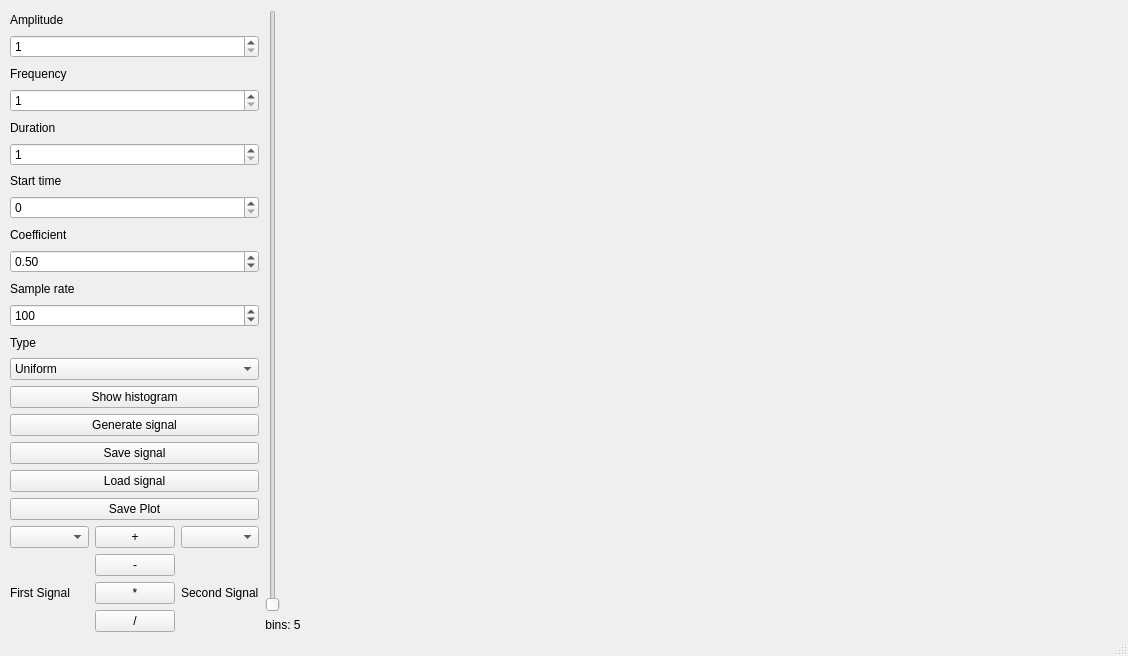
<?xml version="1.0" encoding="UTF-8"?>
<ui version="4.0">
 <class>MainWindow</class>
 <widget class="QMainWindow" name="MainWindow">
  <property name="geometry">
   <rect>
    <x>0</x>
    <y>0</y>
    <width>1128</width>
    <height>656</height>
   </rect>
  </property>
  <property name="sizePolicy">
   <sizepolicy hsizetype="Fixed" vsizetype="Fixed">
    <horstretch>0</horstretch>
    <verstretch>0</verstretch>
   </sizepolicy>
  </property>
  <property name="minimumSize">
   <size>
    <width>1128</width>
    <height>656</height>
   </size>
  </property>
  <property name="maximumSize">
   <size>
    <width>1128</width>
    <height>656</height>
   </size>
  </property>
  <property name="windowTitle">
   <string>MainWindow</string>
  </property>
  <widget class="QWidget" name="centralwidget">
   <widget class="QWidget" name="plots" native="true">
    <property name="geometry">
     <rect>
      <x>310</x>
      <y>10</y>
      <width>801</width>
      <height>621</height>
     </rect>
    </property>
   </widget>
   <widget class="QWidget" name="horizontalLayoutWidget">
    <property name="geometry">
     <rect>
      <x>10</x>
      <y>10</y>
      <width>291</width>
      <height>622</height>
     </rect>
    </property>
    <layout class="QHBoxLayout" name="horizontalLayout_2">
     <item>
      <layout class="QVBoxLayout" name="verticalLayout">
       <item>
        <widget class="QLabel" name="ampLabel">
         <property name="text">
          <string>Amplitude</string>
         </property>
        </widget>
       </item>
       <item>
        <widget class="QSpinBox" name="amplitude">
         <property name="minimum">
          <number>1</number>
         </property>
         <property name="maximum">
          <number>2147483647</number>
         </property>
        </widget>
       </item>
       <item>
        <widget class="QLabel" name="freqLabel">
         <property name="text">
          <string>Frequency</string>
         </property>
        </widget>
       </item>
       <item>
        <widget class="QSpinBox" name="frequency">
         <property name="minimum">
          <number>1</number>
         </property>
         <property name="maximum">
          <number>2147483647</number>
         </property>
        </widget>
       </item>
       <item>
        <widget class="QLabel" name="durLabel">
         <property name="text">
          <string>Duration</string>
         </property>
        </widget>
       </item>
       <item>
        <widget class="QSpinBox" name="duration">
         <property name="minimum">
          <number>1</number>
         </property>
         <property name="maximum">
          <number>2147483647</number>
         </property>
        </widget>
       </item>
       <item>
        <widget class="QLabel" name="startTimeLabel">
         <property name="text">
          <string>Start time</string>
         </property>
        </widget>
       </item>
       <item>
        <widget class="QSpinBox" name="startTime">
         <property name="minimum">
          <number>0</number>
         </property>
         <property name="maximum">
          <number>2147483647</number>
         </property>
        </widget>
       </item>
       <item>
        <widget class="QLabel" name="coeffLabel">
         <property name="text">
          <string>Coefficient</string>
         </property>
        </widget>
       </item>
       <item>
        <widget class="QDoubleSpinBox" name="coeff">
         <property name="minimum">
          <double>0.000000000000000</double>
         </property>
         <property name="maximum">
          <double>1.000000000000000</double>
         </property>
         <property name="singleStep">
          <double>0.010000000000000</double>
         </property>
         <property name="value">
          <double>0.500000000000000</double>
         </property>
        </widget>
       </item>
       <item>
        <widget class="QLabel" name="sampleRateLabel">
         <property name="text">
          <string>Sample rate</string>
         </property>
        </widget>
       </item>
       <item>
        <widget class="QSpinBox" name="sampleRate">
         <property name="minimum">
          <number>1</number>
         </property>
         <property name="maximum">
          <number>2147483647</number>
         </property>
         <property name="value">
          <number>100</number>
         </property>
        </widget>
       </item>
       <item>
        <widget class="QLabel" name="typeLabel">
         <property name="text">
          <string>Type</string>
         </property>
        </widget>
       </item>
       <item>
        <widget class="QComboBox" name="typeDropdown">
         <item>
          <property name="text">
           <string>Uniform</string>
          </property>
         </item>
         <item>
          <property name="text">
           <string>Gaussian</string>
          </property>
         </item>
         <item>
          <property name="text">
           <string>Sine</string>
          </property>
         </item>
         <item>
          <property name="text">
           <string>Half wave rectangular sine</string>
          </property>
         </item>
         <item>
          <property name="text">
           <string>Full wave sine</string>
          </property>
         </item>
         <item>
          <property name="text">
           <string>Rectangular</string>
          </property>
         </item>
         <item>
          <property name="text">
           <string>Rectangular symmetric</string>
          </property>
         </item>
         <item>
          <property name="text">
           <string>Triangular</string>
          </property>
         </item>
         <item>
          <property name="text">
           <string>Heavy side step</string>
          </property>
         </item>
         <item>
          <property name="text">
           <string>Dirac delta</string>
          </property>
         </item>
         <item>
          <property name="text">
           <string>Impulse Noise</string>
          </property>
         </item>
        </widget>
       </item>
       <item>
        <widget class="QPushButton" name="ShowHistogram">
         <property name="text">
          <string>Show histogram</string>
         </property>
        </widget>
       </item>
       <item>
        <widget class="QPushButton" name="GenerateSignal">
         <property name="text">
          <string>Generate signal</string>
         </property>
        </widget>
       </item>
       <item>
        <widget class="QPushButton" name="saveSig">
         <property name="text">
          <string>Save signal</string>
         </property>
        </widget>
       </item>
       <item>
        <widget class="QPushButton" name="loadSig">
         <property name="text">
          <string>Load signal</string>
         </property>
        </widget>
       </item>
       <item>
        <widget class="QPushButton" name="savePlot">
         <property name="text">
          <string>Save Plot</string>
         </property>
        </widget>
       </item>
       <item>
        <layout class="QHBoxLayout" name="horizontalLayout">
         <item>
          <layout class="QVBoxLayout" name="verticalLayout_4">
           <item>
            <widget class="QComboBox" name="firstSig"/>
           </item>
           <item>
            <widget class="QLabel" name="label">
             <property name="text">
              <string>First Signal</string>
             </property>
            </widget>
           </item>
          </layout>
         </item>
         <item>
          <layout class="QVBoxLayout" name="verticalLayout_3">
           <item>
            <widget class="QPushButton" name="addBtn">
             <property name="text">
              <string>+</string>
             </property>
            </widget>
           </item>
           <item>
            <widget class="QPushButton" name="subBtn">
             <property name="text">
              <string>-</string>
             </property>
            </widget>
           </item>
           <item>
            <widget class="QPushButton" name="multBtn">
             <property name="text">
              <string>*</string>
             </property>
            </widget>
           </item>
           <item>
            <widget class="QPushButton" name="divBtn">
             <property name="text">
              <string>/</string>
             </property>
            </widget>
           </item>
          </layout>
         </item>
         <item>
          <layout class="QVBoxLayout" name="verticalLayout_5">
           <item>
            <widget class="QComboBox" name="secSig"/>
           </item>
           <item>
            <widget class="QLabel" name="label_2">
             <property name="text">
              <string>Second Signal</string>
             </property>
            </widget>
           </item>
          </layout>
         </item>
        </layout>
       </item>
      </layout>
     </item>
     <item>
      <layout class="QGridLayout" name="gridLayout">
       <item row="1" column="0">
        <widget class="QLabel" name="binLabel">
         <property name="text">
          <string>bins: 5</string>
         </property>
         <property name="alignment">
          <set>Qt::AlignmentFlag::AlignCenter</set>
         </property>
        </widget>
       </item>
       <item row="0" column="0">
        <widget class="QSlider" name="bins">
         <property name="minimum">
          <number>5</number>
         </property>
         <property name="maximum">
          <number>20</number>
         </property>
         <property name="singleStep">
          <number>5</number>
         </property>
         <property name="pageStep">
          <number>5</number>
         </property>
         <property name="orientation">
          <enum>Qt::Orientation::Vertical</enum>
         </property>
        </widget>
       </item>
      </layout>
     </item>
    </layout>
   </widget>
  </widget>
  <widget class="QStatusBar" name="statusbar"/>
 </widget>
 <resources/>
 <connections/>
</ui>
